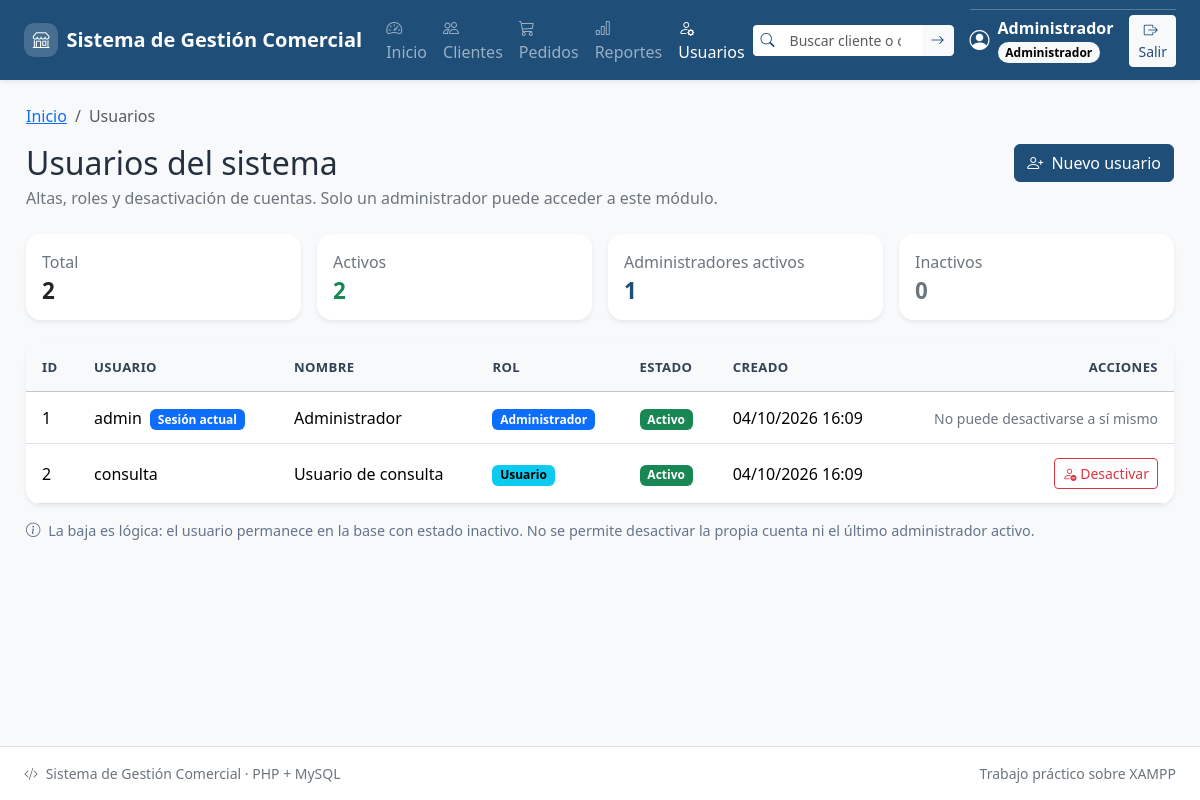
Before: /usuarios/listar.php (signed in) with the older database file.
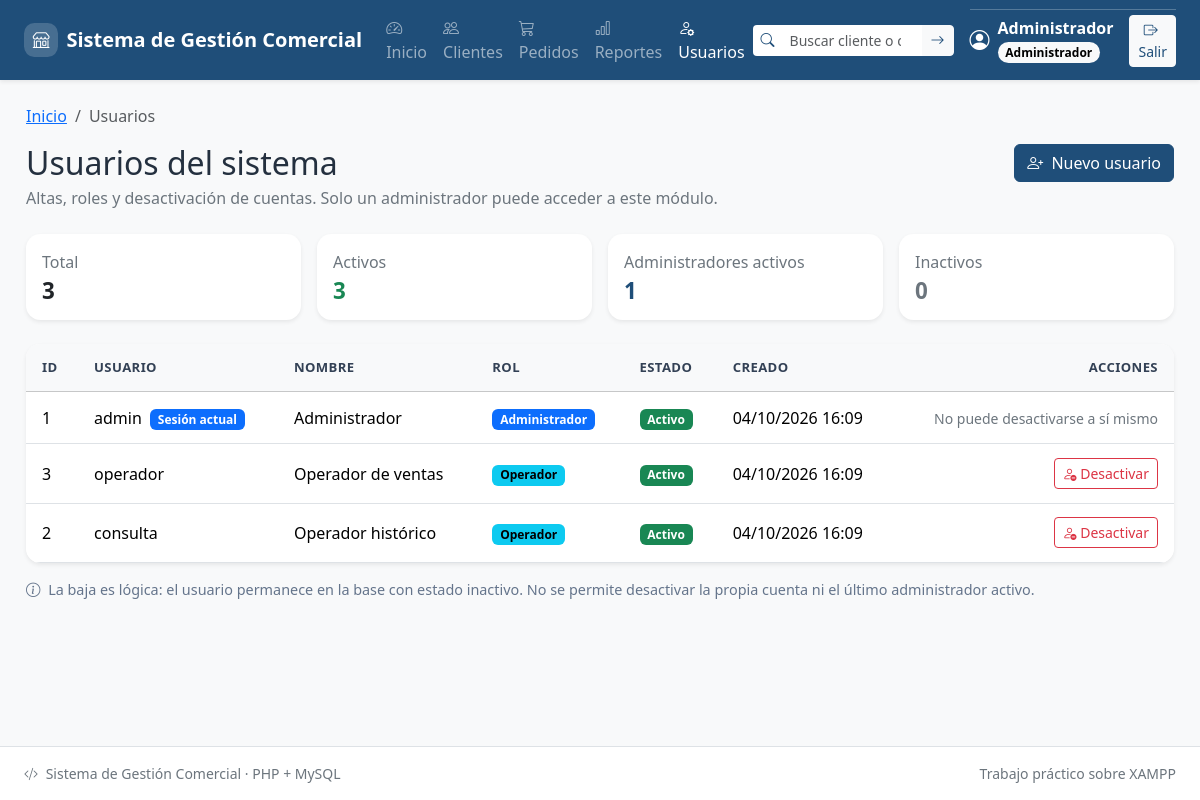
After: the same page with the newer database file.
### tables this page shows
CREATE TABLE IF NOT EXISTS `usuarios` (
  `id` INT(11) NOT NULL AUTO_INCREMENT,
  `usuario` VARCHAR(50) NOT NULL,
  `password` VARCHAR(255) NOT NULL,
  `nombre` VARCHAR(100) NOT NULL,
  `activo` TINYINT(1) NOT NULL DEFAULT 1,
  `rol` ENUM('admin', 'operador') NOT NULL DEFAULT 'operador',
  `creado_en` TIMESTAMP NOT NULL DEFAULT CURRENT_TIMESTAMP,
  `actualizado_en` TIMESTAMP NOT NULL DEFAULT CURRENT_TIMESTAMP
    ON UPDATE CURRENT_TIMESTAMP,
  PRIMARY KEY (`id`),
  UNIQUE KEY `usuario` (`usuario`)
);

### includes/funciones.php (called while the page is built, shortened)
<?php
function e($texto): string
{
    return htmlspecialchars(
        (string) ($texto ?? ''),
        ENT_QUOTES | ENT_SUBSTITUTE,
        'UTF-8'
    );
}
    ?>
    <?php
function etiqueta_rol(string $rol): string
{
    return match ($rol) {
        'admin' => 'Administrador',
        'operador' => 'Operador',
        default => 'Usuario',
    };
}
    ?>

### usuarios/listar.php (the view, shortened to what the changed rows need)
<?php
require_once __DIR__ . '/../config/conexion.php';
require_once __DIR__ . '/../includes/funciones.php';
$usuarioActualId = (int) ($_SESSION['usuario_id'] ?? 0);
try {
    $usuarios = $pdo->query(
        'SELECT id, usuario, nombre, rol, activo, creado_en, actualizado_en
         FROM usuarios
         ORDER BY activo DESC, rol ASC, nombre ASC'
    )->fetchAll();
    $resumen = $pdo->query(
        "SELECT COUNT(*) AS total,
                SUM(activo = 1) AS activos,
                SUM(activo = 0) AS inactivos,
                SUM(rol = 'admin' AND activo = 1) AS admins_activos
         FROM usuarios"
    )->fetch() ?: [
        'total' => 0,
        'activos' => 0,
        'inactivos' => 0,
        'admins_activos' => 0,
    ];
} catch (PDOException $error) {
    registrar_error($error, 'usuarios/listar');
    http_response_code(500);
    exit('No se pudo obtener el listado de usuarios.');
}
$totalAdminsActivos = (int) ($resumen['admins_activos'] ?? 0);
$fechaHora = static function (?string $valor): string {
    if ($valor === null || $valor === '') {
        return '—';
    }
    $marca = strtotime($valor);
    return $marca === false ? $valor : date('d/m/Y H:i', $marca);
};
require_once __DIR__ . '/../includes/header.php';
require_once __DIR__ . '/../includes/breadcrumbs.php';
?>
<main id="contenidoPrincipal" class="contenedor">
    <?php renderizar_migas([
        ['texto' => 'Inicio', 'url' => 'panel.php'],
        ['texto' => 'Usuarios'],
    ], $base); ?>
    <div class="d-flex flex-column flex-md-row justify-content-between
                align-items-md-center gap-3 mb-4">
        <div>
            <h2 class="mb-1">Usuarios del sistema</h2>
        </div>
    </div>
    <div class="row g-3 mb-4">
        <div class="col-6 col-lg-3">
            <div class="card border-0 shadow-sm h-100">
                <div class="card-body">
                    <p class="text-secondary mb-1">Total</p>
                    <p class="indicador-valor mb-0"><?= (int) $resumen['total'] ?></p>
                </div>
            </div>
        </div>
        <div class="col-6 col-lg-3">
            <div class="card border-0 shadow-sm h-100">
                <div class="card-body">
                    <p class="text-secondary mb-1">Activos</p>
                    <p class="indicador-valor mb-0 text-success">
                        <?= (int) $resumen['activos'] ?>
                    </p>
                </div>
            </div>
        </div>
    </div>
    <div class="card border-0 shadow-sm overflow-hidden">
        <div class="table-responsive">
            <table class="table table-hover align-middle mb-0">
                <thead class="table-light">
                    <tr>
                        <th scope="col">ID</th>
                        <th scope="col">Usuario</th>
                        <th scope="col">Nombre</th>
                        <th scope="col">Rol</th>
                        <th scope="col">Estado</th>
                        <th scope="col" class="d-none d-lg-table-cell">Creado</th>
                        <th scope="col" class="text-end">Acciones</th>
                    </tr>
                </thead>
                <tbody>
                    <?php foreach ($usuarios as $usuario): ?>
                        <?php
                        $idFila = (int) $usuario['id'];
                        $activo = (int) $usuario['activo'] === 1;
                        $esActual = $idFila === $usuarioActualId;
                        $esAdminActivo = $usuario['rol'] === 'admin' && $activo;
                        $esUltimoAdmin = $esAdminActivo && $totalAdminsActivos <= 1;
                        ?>
                        <tr>
                            <td><?= $idFila ?></td>
                            <td>
                                <span class="fw-medium"><?= e($usuario['usuario']) ?></span>
                                <?php if ($esActual): ?>
                                    <span class="badge text-bg-primary ms-1">
                                        Sesión actual
                                    </span>
                                <?php endif; ?>
                            </td>
                            <td><?= e($usuario['nombre']) ?></td>
                            <td>
                                <span class="badge <?= $usuario['rol'] === 'admin' ? 'text-bg-primary' : 'text-bg-info' ?>">
                                    <?= e(etiqueta_rol((string) $usuario['rol'])) ?>
                                </span>
                            </td>
                            <td>
                                <span class="badge <?= $activo ? 'text-bg-success' : 'text-bg-secondary' ?>">
                                    <?= $activo ? 'Activo' : 'Inactivo' ?>
                                </span>
                            </td>
                            <td class="d-none d-lg-table-cell">
                                <?= e($fechaHora($usuario['creado_en'])) ?>
                            </td>
                            <td class="text-end text-nowrap">
                                <?php if ($esActual): ?>
                                    <span class="small text-secondary">
                                        No puede desactivarse a sí mismo
                                    </span>
                                <?php else: ?>
                                    <button type="button"
                                            class="btn btn-sm btn-outline-danger"
                                            data-bs-toggle="modal"
                                            data-bs-target="#modalEstadoUsuario"
                                            data-id="<?= $idFila ?>"
                                            data-usuario="<?= e($usuario['usuario']) ?>"
                                            data-accion="desactivar"
                                            data-accion-label="Desactivar cuenta"
                                            data-accion-clase="btn-danger"
                                            data-detalle="La cuenta se conserva para trazabilidad, pero no podrá iniciar sesión.">
                                        <i class="bi bi-person-dash" aria-hidden="true"></i>
                                        Desactivar
                                    </button>
                                <?php endif; ?>
                            </td>
                        </tr>
                    <?php endforeach; ?>
                </tbody>
            </table>
        </div>
    </div>
</main>
<?php require_once __DIR__ . '/../includes/footer.php'; ?>

### includes/breadcrumbs.php (shortened to what the changed rows need)
<?php
function renderizar_migas(array $migas, string $base = ''): void
{
    $ultimoIndice = count($migas) - 1;
    ?>
    <nav aria-label="breadcrumb" class="mb-3">
        <ol class="breadcrumb mb-0">
            <?php foreach ($migas as $indice => $miga): ?>
                <?php
                $texto = (string) ($miga['texto'] ?? '');
                $url = (string) ($miga['url'] ?? '');
                $esUltima = $indice === $ultimoIndice;
                ?>
                <?php if ($esUltima || $url === ''): ?>
                    <li class="breadcrumb-item active" aria-current="page">
                        <?= e($texto) ?>
                    </li>
                <?php else: ?>
                    <li class="breadcrumb-item">
                        <a href="<?= e($base . $url) ?>"><?= e($texto) ?></a>
                    </li>
                <?php endif; ?>
            <?php endforeach; ?>
        </ol>
    </nav>
    <?php
}

Changed rows visible on the page:
added usuarios: id "3", usuario "operador", nombre "Operador de ventas", rol "Operador", activo "Activo", creado_en "04/10/2026 16:09"
changed usuarios "consulta": nombre "Usuario de consulta" → "Operador histórico"; rol "Usuario" → "Operador"
Other visible differences:
$resumen['total']: "2" → "3"
$resumen['activos']: "2" → "3"
